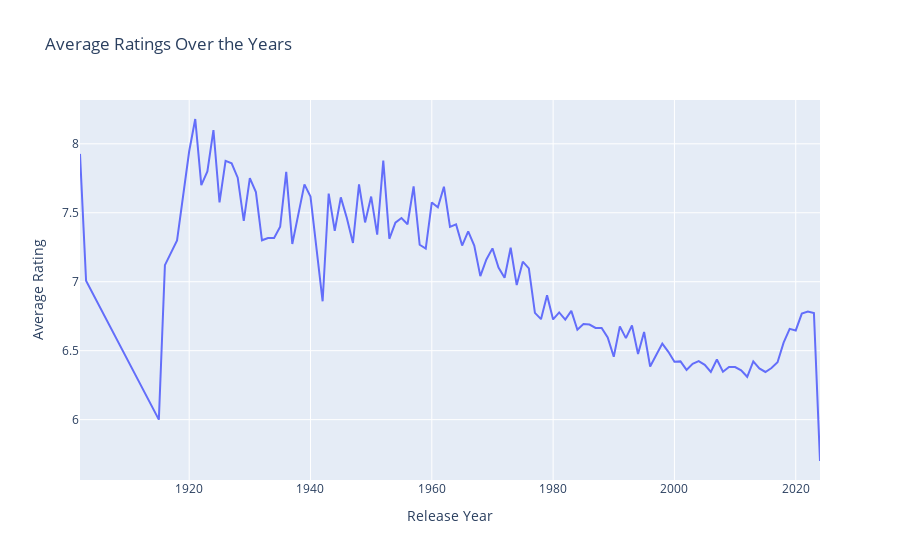

The code cell stored with this chart in its notebook:
### Code cell
# Calculate average ratings and popularity per year
average_ratings_per_year = merged_df.groupby('release_year')['vote_average'].mean().reset_index()
average_popularity_per_year = merged_df.groupby('release_year')['popularity'].mean().reset_index()
import plotly.express as px

# Plot average ratings over the years
fig_ratings = px.line(average_ratings_per_year, x='release_year', y='vote_average',
                      title='Average Ratings Over the Years',
                      labels={'release_year': 'Release Year', 'vote_average': 'Average Rating'})
fig_ratings.show()

# Plot average popularity over the years
fig_popularity = px.line(average_popularity_per_year, x='release_year', y='popularity',
                         title='Average Popularity Over the Years',
                         labels={'release_year': 'Release Year', 'popularity': 'Average Popularity'})
fig_popularity.show()

### Figure 1 — Plotly figure (JSON) as saved in the notebook; plotly's stock layout.template omitted (floating-point values rounded to 4 significant figures)
{"data": [{"hovertemplate": "Release Year=%{x}<br>Average Rating=%{y}<extra></extra>", "legendgroup": "", "line": {"color": "#636efa", "dash": "solid"}, "marker": {"symbol": "circle"}, "mode": "lines", "name": "", "orientation": "v", "showlegend": false, "type": "scatter", "x": [1902, 1903, 1915, 1916, 1918, 1920, 1921, 1922, 1923, 1924, 1925, 1926, 1927, 1928, 1929, 1930, 1931, 1932, 1933, 1934, 1935, 1936, 1937, 1938, 1939, 1940, 1941, 1942, 1943, 1944, 1945, 1946, 1947, 1948, 1949, 1950, 1951, 1952, 1953, 1954, 1955, 1956, 1957, 1958, 1959, 1960, 1961, 1962, 1963, 1964, 1965, 1966, 1967, 1968, 1969, 1970, 1971, 1972, 1973, 1974, 1975, 1976, 1977, 1978, 1979, 1980, 1981, 1982, 1983, 1984, 1985, 1986, 1987, 1988, 1989, 1990, 1991, 1992, 1993, 1994, 1995, 1996, 1997, 1998, 1999, 2000, 2001, 2002, 2003, 2004, 2005, 2006, 2007, 2008, 2009, 2010, 2011, 2012, 2013, 2014, 2015, 2016, 2017, 2018, 2019, 2020, 2021, 2022, 2023, 2024], "xaxis": "x", "y": [7.927, 7.008, 6, 7.12, 7.3, 7.946, 8.18, 7.701, 7.8, 8.1, 7.576, 7.876, 7.859, 7.754, 7.442, 7.751, 7.65, 7.301, 7.317, 7.318, 7.398, 7.797, 7.274, 7.493, 7.706, 7.618, 7.257, 6.858, 7.639, 7.37, 7.612, 7.46, 7.281, 7.706, 7.43, 7.617, 7.341, 7.878, 7.311, 7.428, 7.462, 7.417, 7.692, 7.268, 7.241, 7.575, 7.539, 7.689, 7.398, 7.415, 7.263, 7.366, 7.262, 7.041, 7.162, 7.242, 7.103, 7.028, 7.247, 6.975, 7.146, 7.097, 6.774, 6.729, 6.901, 6.726, 6.777, 6.726, 6.788, 6.652, 6.693, 6.69, 6.665, 6.665, 6.596, 6.456, 6.676, 6.591, 6.683, 6.475, 6.636, 6.385, 6.469, 6.552, 6.492, 6.419, 6.422, 6.361, 6.405, 6.424, 6.397, 6.346, 6.436, 6.347, 6.382, 6.381, 6.358, 6.311, 6.423, 6.371, 6.346, 6.374, 6.416, 6.559, 6.658, 6.647, 6.769, 6.783, 6.772, 5.7], "yaxis": "y"}], "layout": {"legend": {"tracegroupgap": 0}, "title": {"text": "Average Ratings Over the Years"}, "xaxis": {"anchor": "y", "domain": [0, 1], "title": {"text": "Release Year"}}, "yaxis": {"anchor": "x", "domain": [0, 1], "title": {"text": "Average Rating"}}}}
